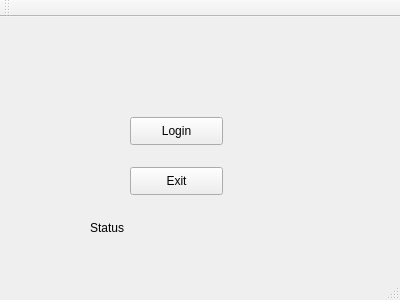
<?xml version="1.0" encoding="UTF-8"?>
<ui version="4.0">
 <class>MyWindow</class>
 <widget class="QMainWindow" name="MyWindow">
  <property name="geometry">
   <rect>
    <x>0</x>
    <y>0</y>
    <width>400</width>
    <height>300</height>
   </rect>
  </property>
  <property name="windowTitle">
   <string>MyWindow</string>
  </property>
  <widget class="QWidget" name="centralWidget">
   <widget class="QPushButton" name="pushButton">
    <property name="geometry">
     <rect>
      <x>130</x>
      <y>100</y>
      <width>93</width>
      <height>28</height>
     </rect>
    </property>
    <property name="text">
     <string>Login</string>
    </property>
   </widget>
   <widget class="QPushButton" name="pushButton_2">
    <property name="geometry">
     <rect>
      <x>130</x>
      <y>150</y>
      <width>93</width>
      <height>28</height>
     </rect>
    </property>
    <property name="text">
     <string>Exit</string>
    </property>
   </widget>
   <widget class="QLabel" name="label">
    <property name="geometry">
     <rect>
      <x>90</x>
      <y>195</y>
      <width>181</width>
      <height>31</height>
     </rect>
    </property>
    <property name="text">
     <string>Status</string>
    </property>
   </widget>
  </widget>
  <widget class="QMenuBar" name="menuBar">
   <property name="geometry">
    <rect>
     <x>0</x>
     <y>0</y>
     <width>400</width>
     <height>26</height>
    </rect>
   </property>
  </widget>
  <widget class="QToolBar" name="mainToolBar">
   <attribute name="toolBarArea">
    <enum>TopToolBarArea</enum>
   </attribute>
   <attribute name="toolBarBreak">
    <bool>false</bool>
   </attribute>
  </widget>
  <widget class="QStatusBar" name="statusBar"/>
 </widget>
 <layoutdefault spacing="6" margin="11"/>
 <resources/>
 <connections>
  <connection>
   <sender>pushButton_2</sender>
   <signal>clicked()</signal>
   <receiver>MyWindow</receiver>
   <slot>close()</slot>
   <hints>
    <hint type="sourcelabel">
     <x>178</x>
     <y>208</y>
    </hint>
    <hint type="destinationlabel">
     <x>216</x>
     <y>251</y>
    </hint>
   </hints>
  </connection>
 </connections>
</ui>
